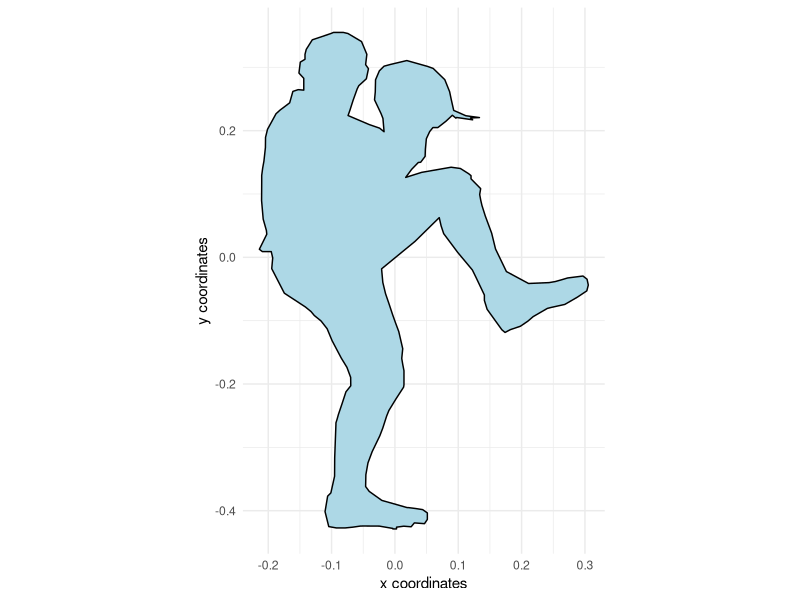
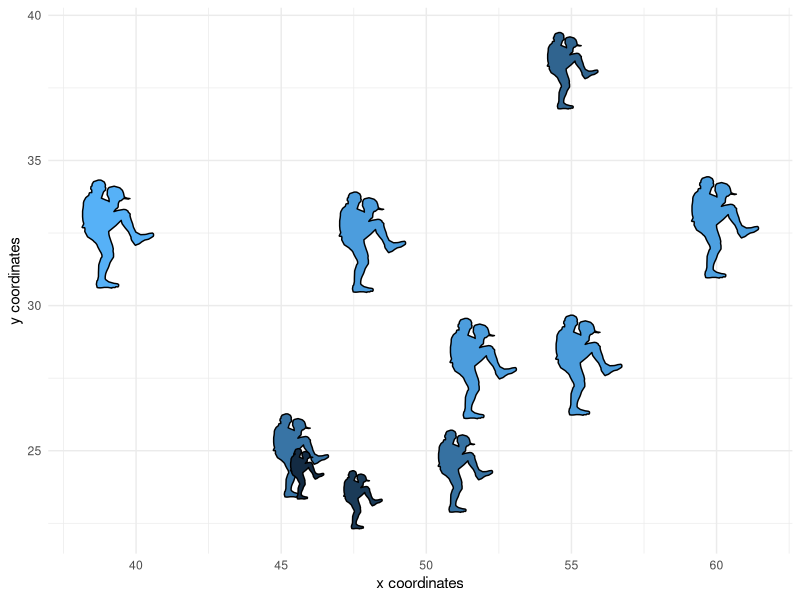

Here is the R script that generated these plots, in order:
## ---- chunk 1
path <- "380.5,141 382.3,142 397.6,148.6 402.5,158.5 403.5,163.6 403.5,168.7 407.3,171.6 408.4,182.9 404.5,188.3 404.5,194.7 404.5,200.5 409,200 413.3,201.8 415.9,213.6 423.5,220.9 426.9,224.8 433.8,240.9 435.4,249.2 435.5,259.7 436.7,273.7 437.7,280.8 438.5,288.4 438.5,295.9 438.6,314.4 437.3,333.5 434.7,345.3 434.4,349.1 440.4,364.6 438,367 430.8,367 429.6,373.5 430.4,384.6 420.2,409.9 403.2,424.1 398.6,428.9 396,432.9 390.5,438.6 385.6,446.6 381.6,458.9 374.2,476.8 369.6,486.4 366.6,496.7 366.5,505.4 370.4,511.6 373.5,523.7 376.5,535 377.5,539.6 378.5,543.7 378.5,545.1 379.5,579.7 379.6,598.7 382.6,615.9 385.2,619.2 387.3,635.2 384.3,650.6 378.1,652 371.1,652 364.9,651.2 358.9,650.1 356.5,650 343.5,650.1 332.5,652.5 332.5,653 329.5,653 329.5,651.2 323.7,650.2 317.7,650.8 315.1,646.8 306.9,647.6 304.6,643.2 304.6,636.5 308.4,633.1 313.9,632 320,631 321,631 341.4,623.6 351.6,614.3 354.5,609.3 354.3,597.1 352.6,584.9 349.2,573.3 343,556.9 340.6,548.9 337.5,536.6 335.7,530.9 330.1,519.2 323.8,506.8 323.5,504.4 323.5,489.9 324.5,483.3 325.3,477.2 324.7,469.6 324.5,467.2 327.7,449.5 330.3,440.6 332.7,432 335.5,421.2 338.4,410.4 340.6,398.8 341.6,384.8 314.5,356.4 299.5,337.6 295,332 293.5,340.4 291.4,348.5 280.1,367.8 268.2,386 265.4,393.3 258.5,411.8 258.5,417.4 256.3,426.5 244.4,447.6 241.8,450.4 237.5,447.5 229.4,444 223.4,438.8 219.1,434.1 207.6,425.6 204.5,424.6 193.5,421.5 183.2,413.9 175.7,407.5 174.5,401.5 175.5,395.5 178.8,392.2 191.2,394.2 195.9,396 201.2,397.9 206.2,399 222.8,399.9 240.7,387.6 249.5,364.3 252.6,348.1 257.8,330.2 260.5,319.3 261.5,313.7 262.3,308.1 261.5,302.1 269.3,292 269.3,288.7 271.2,286.7 277.9,281.3 285.4,280 309.2,285.3 322.1,290.5 317.3,282.2 311.9,275.1 310,274.9 306.4,268.8 306.2,261.5 305.4,250.6 302.7,243.2 300.1,239.1 296.1,239.1 289.5,232.5 284.4,226.4 281.5,229.4 281,228.7 268,231.1 269.7,229.2 262.5,228.8 273.5,226.9 283.3,221.4 285.3,210.1 286.6,202.1 290.5,189.7 293.5,186 299.9,178.1 304.5,176 321.2,170 334.4,174 339.6,175.8 343.4,180.6 346.5,189.9 346.5,191.3 346.7,202.4 347.3,210.5 342,224.8 340.5,229.7 339.6,243.4 343.2,239.7 351.6,236 368.7,226.7 367.2,221.3 364.6,210.9 361.3,199.2 360,195.9 353.9,188.8 352.2,178.4 354.5,174.2 353.5,163.6 357.8,150.4 368.8,142.1 372.5,141 380.5,141"
## ---- chunk 2
path <-  gsub(' ', ',', path)
## ---- chunk 3
path <-  as.numeric(unlist(strsplit(path, ',')))
## ---- chunk 4
glyph <- data.frame(xsh = path[ c(T,F) ],
                    ysh = path[ c(F,T) ],
                    id  = 1)
## ---- chunk 5
glyph$xsh <- with(glyph, (mean(xsh) - xsh) / dist( range(xsh, ysh) ) )
glyph$ysh <- with(glyph, (mean(ysh) - ysh) / dist( range(xsh, ysh) ) )
## ---- chunk 6
library(ggplot2)

ggplot(glyph) + 
  theme_minimal() +
  coord_equal() +
  geom_polygon(aes(x = xsh, 
                   y = ysh, 
                   group = id),
               color = 'black', 
               fill = 'lightblue') +
  labs(x = 'x coordinates', 
       y = 'y coordinates')
## ---- chunk 7
d <- data.frame(x = rnorm(10, 50, 5),
                y = rnorm(10, 30, 5),
                size = rnorm(10, 4, 1))
## ---- chunk 8
d$observation <- seq_len( NROW(d) )
d$id <- 1
d <- merge(d, glyph)
## ---- chunk 9
ggplot(d) + 
  theme_minimal() +
  theme(legend.position = '') +
  coord_equal() +
  geom_polygon(aes(x = x + xsh * size, 
                   y = y + ysh * size, 
                   group = observation,
                   fill = size), 
               color = "black") +
  labs(x = 'x coordinates', 
       y = 'y coordinates')
